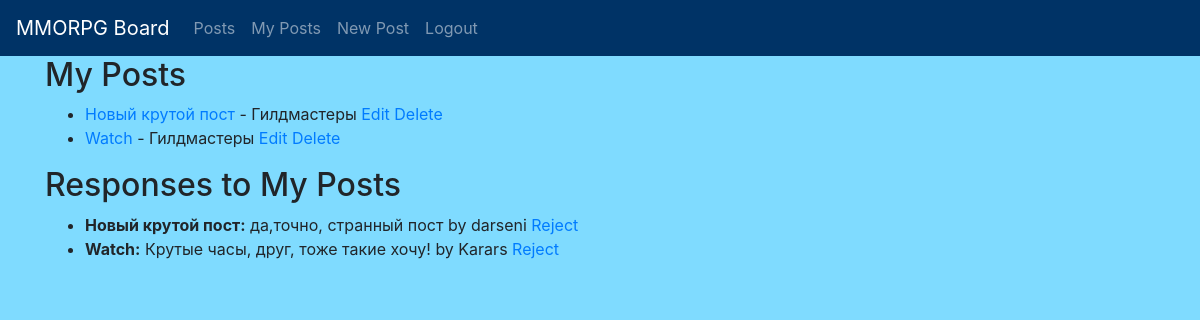
/accounts/profile/ (signed in), run on the app's committed database.
### board/models.py (models this page shows, shortened)
class Post(models.Model):
    title = models.CharField(max_length=200)
    content = RichTextField()
    image = models.ImageField(upload_to='images/', null=True, blank=True)
    video = models.FileField(upload_to='videos/', null=True, blank=True)
    category = models.ForeignKey(Category, on_delete=models.CASCADE)
    author = models.ForeignKey(User, on_delete=models.CASCADE)
    created_date = models.DateTimeField(default=timezone.now)
    published_date = models.DateTimeField(blank=True, null=True)

class Category(models.Model):
    name = models.CharField(max_length=100)

class Response(models.Model):
    post = models.ForeignKey(Post, on_delete=models.CASCADE, related_name='responses')
    author = models.ForeignKey(User, on_delete=models.CASCADE)
    content = models.TextField()
    created_at = models.DateTimeField(auto_now_add=True)
    accepted = models.BooleanField(default=False)

### board/views.py (the view)
# urls.py: path('accounts/profile/', views.profile, name='profile'),
@login_required
def profile(request):
    posts = Post.objects.filter(author=request.user)
    responses = Response.objects.filter(post__author=request.user)
    context = {
        'posts': posts,
        'responses': responses,
    }
    return render(request, 'board/profile.html', context)

### templates/board/profile.html (shortened to what this page needs)
{% extends "base.html" %}
{% block content %}
<h2>My Posts</h2>
<ul>
    {% for post in posts %}
        <li>
            <a href="{% url 'post_detail' pk=post.pk %}">{{ post.title }}</a> - {{ post.category.name }}
            <a href="{% url 'post_edit' pk=post.pk %}">Edit</a>
            <a href="{% url 'post_delete_confirm' pk=post.pk %}">Delete</a>
        </li>
    {% endfor %}
</ul>
<h2>Responses to My Posts</h2>
<ul>
    {% for response in responses %}
        <li>
            <strong>{{ response.post.title }}:</strong> {{ response.content }} by {{ response.author.username }}
            <a href="{% url 'delete_comment_confirm' pk=response.pk %}">Reject</a>
        </li>
    {% endfor %}
</ul>
{% endblock %}

### templates/base.html (style rules this page uses)
body { transition: background-color 1s; }

### data on the page
Post: title "Новый крутой пост", category.name "Гилдмастеры"
Post: title "Watch", category.name "Гилдмастеры"
Response: post "Новый крутой пост", content "да,точно, странный пост", author.username "darseni"
Response: post "Watch", content "Крутые часы, друг, тоже такие хочу!", author.username "Karars"
